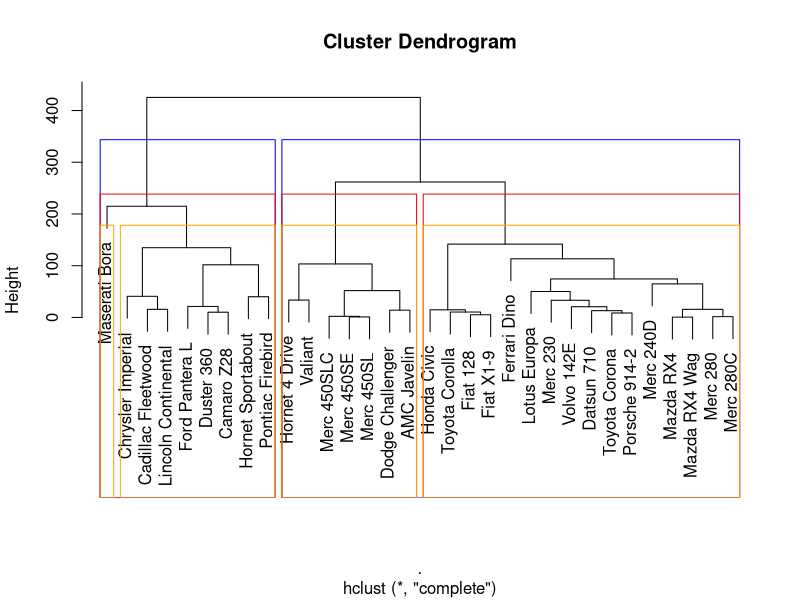

Reproduce this figure in R.
############################################
#File: hierarchical Clustering               
#Course: Rprograming Tutorial FreeCodeCamp
#Chatper: n.a
#Section: entering the data
#Author: tinbqt 
#Date: 2021-07-03
############################################

library(datasets)

head(mtcars)
cars <- mtcars[,c(1:4,6:7,9:11)] #select variable
head(cars)


#COMPUTE and PLOT
#saving the hierarchical clustering to "hc" this code
#uses pipes from dplyr

install.packages("dplyr")
library(dplyr)


hc <- cars %>% #get cars data %>% đi đến dòng lệnh tiếp theo
  dist %>% # compute distance/dissimilartiy matrix
  hclust #compute hierarchical clusters
  
plot(hc)  # plot dendrogram

#  add boxes to plot
rect.hclust(hc, k=2, border ="blue")
rect.hclust(hc, k=3, border ="red")
rect.hclust(hc, k=4, border ="orange")

  
  